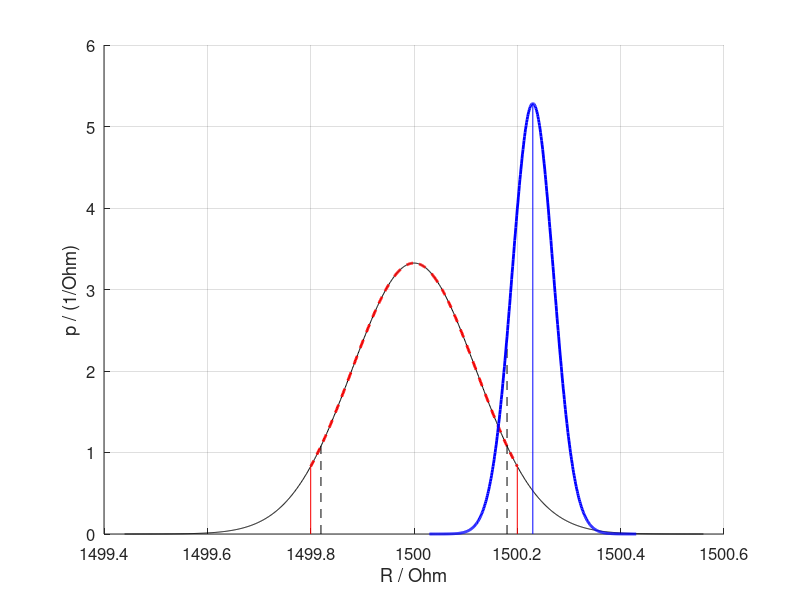
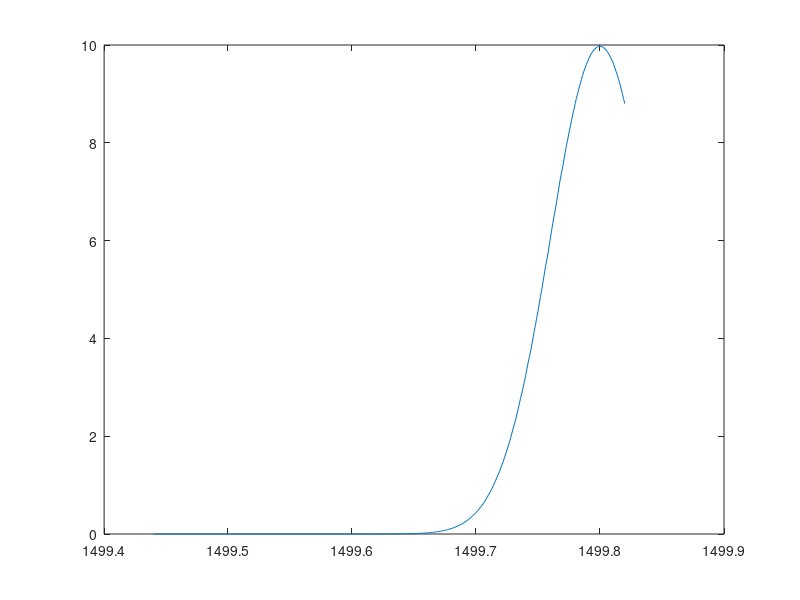

Source code (MATLAB) for these figures, in order:
function konform_beispiel()
  step = 0.001;

% ----
  y0 = 1500;
  s0 = 0.12;
  T_L = 1499.80;
  T_U = 1500.20;
  A_L = 1499.82;
  A_U = 1500.18;
  s1 = (T_U - T_L) / (2 * 1.96)
  mininf = T_L - 3*s0;
  maxinf = T_U + 3*s0;

%  s0 = s1;
  y = [T_L:step:T_U];
  prior = step * exp(-0.5*((y - y0) / s0).^2) / (s0 * sqrt(2*pi));
  p_c = sum(prior)

% inspection device - instrument uncertainty
  s_insp = 0.04;


  yall = [mininf:step:maxinf];
  resistor_distri = exp(-0.5*((yall - y0) / s0).^2) / (s0 * sqrt(2*pi));
  p_TL = exp(-0.5*((T_L - y0) / s0).^2) / (s0 * sqrt(2*pi));
  p_TU = exp(-0.5*((T_U - y0) / s0).^2) / (s0 * sqrt(2*pi));
  p_AL = exp(-0.5*((A_L - y0) / s0).^2) / (s0 * sqrt(2*pi));
  p_AU = exp(-0.5*((A_U - y0) / s0).^2) / (s0 * sqrt(2*pi));

  x1 = T_U + 0.03;
  x = [x1-5*s_insp:step:x1+5*s_insp];
  p_insp = (exp(-0.5*((x - x1) / s_insp).^2) / (s_insp * sqrt(2*pi))) * ...
     (exp(-0.5*((x1 - y0) / s0).^2) / (s0 * sqrt(2*pi)));
  hlp = (1 / (s_insp * sqrt(2*pi))) * ...
     (exp(-0.5*((x1 - y0) / s0).^2) / (s0 * sqrt(2*pi)));
  hlpAU = (exp(-0.5*((A_U - x1) / s_insp).^2) / (s_insp * sqrt(2*pi))) * ...
     (exp(-0.5*((x1 - y0) / s0).^2) / (s0 * sqrt(2*pi)));
  figure(301);
   hold on;
#  area(y, prior/step);
  plot(yall, resistor_distri, 'k-');
  plot(y, prior/step, 'r--', 'linewidth', 2);
  plot([T_L T_L], [0 p_TL], 'r-');
  plot([T_U T_U], [0 p_TU], 'r-');
  plot([A_L A_L], [0 p_AL], 'k--');
  plot([A_U A_U], [0 hlpAU], 'k--');
  plot(x, p_insp, 'b-', 'linewidth', 2);
  plot([x1 x1], [0, hlp], 'b-')
  grid on;
  xlabel('R / Ohm', 'fontsize', 14);
  ylabel('p / (1/Ohm)', 'fontsize', 14);
  set(gca, 'fontsize', 12);
  hold off;
  print(301, 'Konsumentenrisiko_x0p03.svg', '-dsvg');
%
% ---
% --- producer risk:
  x_L = [mininf:step:A_L]'; %'
  x_U = [A_U:step:maxinf]'; %'

  figure(102);
  plot(x_L, exp(-0.5 * ((x_L - T_L) / s_insp).^2) / (s_insp * sqrt(2*pi)))
  n_y = length(y);
  n_xL = length(x_L);
  n_xU = length(x_U);
  likeli_L = exp(-0.5 * ((x_L * ones(1,n_y) - ones(n_xL,1) * y) / s_insp).^2) ...
             * step / (s_insp * sqrt(2*pi));
  likeli_U = exp(-0.5 * ((x_U * ones(1,n_y) - ones(n_xU,1) * y) / s_insp).^2) ...
             * step / (s_insp * sqrt(2*pi));

  posterior_L = (ones(n_xL,1)*prior) .* likeli_L;
  posterior_U = (ones(n_xU,1)*prior) .* likeli_U;
  sum_L = sum(posterior_L(:))
  sum_U = sum(posterior_U(:))
  sum_L + sum_U

%-------
% consumer risk

  x = [A_L:step:A_U]'; %'
  y_L = [mininf:step:T_L];
  y_U = [T_U:step:maxinf];
  n_x = length(x);
  n_yL = length(y_L);
  n_yU = length(y_U);
  prior_L = step * ones(n_x,1) * exp(-0.5*((y_L - y0) / s0).^2) / (s0 * sqrt(2*pi));
  prior_U = step * ones(n_x,1) * exp(-0.5*((y_U - y0) / s0).^2) / (s0 * sqrt(2*pi));
  likeli_L = exp(-0.5 * ((x * ones(1,n_yL) - ones(n_x,1) * y_L) / s_insp).^2) ...
             * step / (s_insp * sqrt(2*pi));
  likeli_U = exp(-0.5 * ((x * ones(1,n_yU) - ones(n_x,1) * y_U) / s_insp).^2) ...
             * step / (s_insp * sqrt(2*pi));
  posterior_L = prior_L .* likeli_L;
  posterior_U = prior_U .* likeli_U;
  sum_L = sum(posterior_L(:))
  sum_U = sum(posterior_U(:))
  sum_L + sum_U
end
